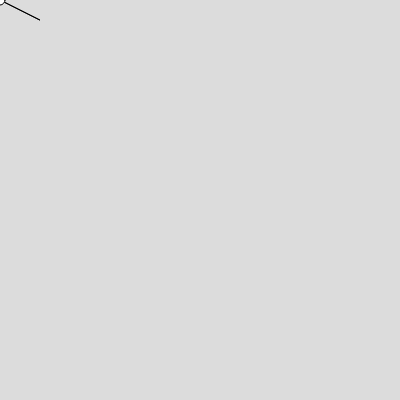
Frame 1 (no input)
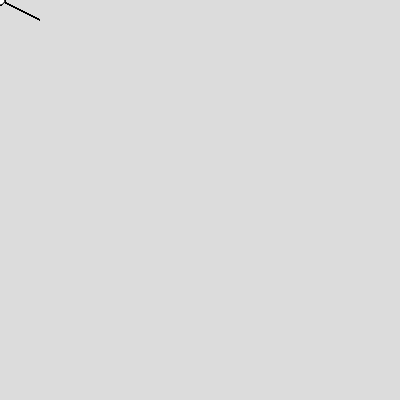
Frame 60 (no input)
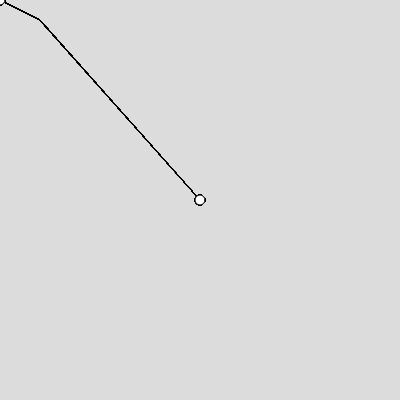
Frame 120 (the mouse pressed at the canvas centre since frame 60)

The p5.js sketch that drew these frames (run headless with seeded random() and noise() and a simulated clock; from frame 60 on, the mouse is pressed at the canvas centre):

// p5.js sketch
// ── sketch.js
function setup() {
  createCanvas(400, 400);
    background(220);

  
}

function draw() {
  triangle(mouseX,mouseY,40,20,40,20)
  ellipse(mouseX, mouseY, 10)
}
